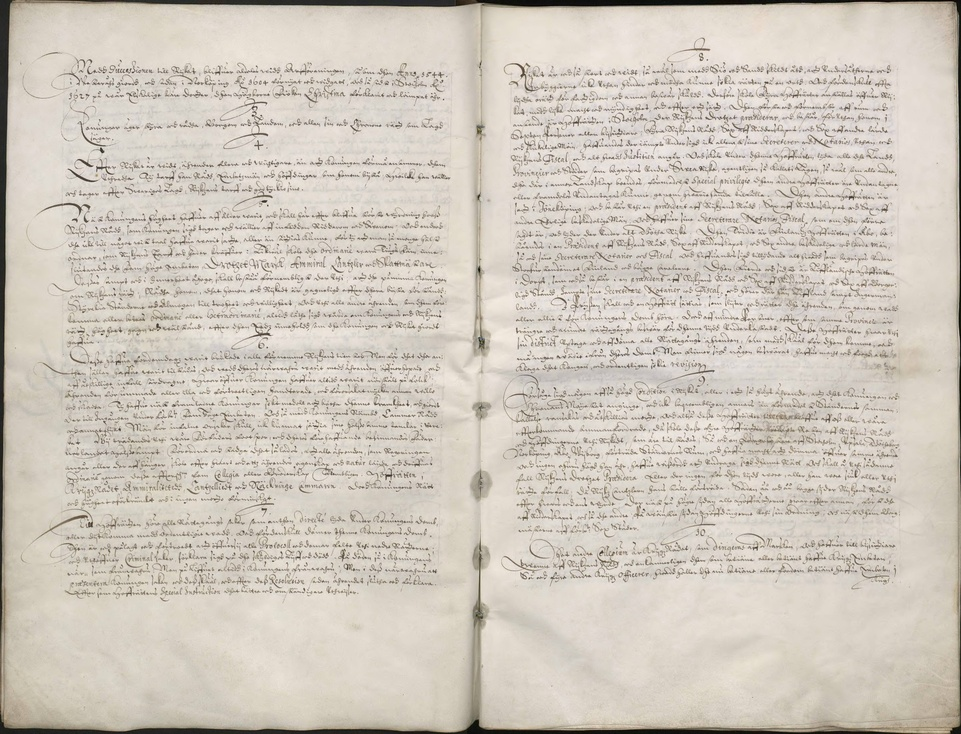
#> input picture data/test/1634_rs_regeringsform__R0001323_00005__d0688e88fe35.jpg, 961 x 734 px, shrunk from 6660 x 5085 before the run
$ python -i imgproc.py   (imports and definitions only)
#> lines starting #> are read from the running program, lines starting #| are printed output that depends on the picture; after the words box and inside, x2 and y2 are one past the last pixel; in counts of white or black regions, pixels touching at a corner belong together
### src/htrflow/src/htrflow/__init__.py
from collections import Counter
from importlib.metadata import PackageNotFoundError, metadata
from typing import Counter, Dict, List, Optional

import htrflow


def _package_metadata_as_dict(package_name: str, exclude_keys: Optional[List[str]] = None) -> Dict:
    """Get package metadata and return it as a dict, excluding specified keys."""
#> further down, picture is the input picture: shape (734, 961, 3); mean B, G, R 189.8, 200.2, 207.9
    if exclude_keys is None:
        exclude_keys = []
    try:
        meta_data = metadata(package_name)

    except PackageNotFoundError:
        return {
            "Version": "unknown",
            "Author": "unknown",
            "Summary": "unknown",
            "Name": package_name,
        }

    filtered_metadata = {}
    keys_counter: Counter[str] = Counter(meta_data.keys())

    for key in keys_counter:
        if key in exclude_keys:
            continue

        values = meta_data.get_all(key) if keys_counter[key] > 1 else meta_data[key]

        if key == "Project-URL" and keys_counter[key] > 1:
            filtered_metadata[key] = {k.strip(): v.strip() for k, v in (entry.split(", ", 1) for entry in values)}
        else:
            filtered_metadata[key] = values

    return filtered_metadata


meta = _package_metadata_as_dict(
    htrflow.__package__,
    exclude_keys=[
        "Classifier",
        "Readme",
        "Description",
        "Description-Content-Type",
        "License",
    ],
)

### src/htrflow/src/htrflow/utils/imgproc.py
"""
Image processing utilities
"""

import logging
import re
from typing import Any, TypeAlias

import cv2
import numpy as np
import numpy.typing as npt
import requests

from htrflow.utils.geometry import Bbox, Mask, Polygon, polygon2mask


NumpyImage: TypeAlias = np.ndarray  # TODO make non-generic
logger = logging.getLogger(__name__)


import numpy as np

# [137 lines left out: functions crop, crop_chatgpt, mask, polygon_mask, resize, rescale and 1 more, not called in this run]


def binarize(image: npt.NDArray[Any]) -> npt.NDArray[Any]:
    """Binarize image"""
    img_gray = cv2.cvtColor(image, cv2.COLOR_BGR2GRAY)
    dst = cv2.fastNlMeansDenoising(img_gray, h=31, templateWindowSize=7, searchWindowSize=21)
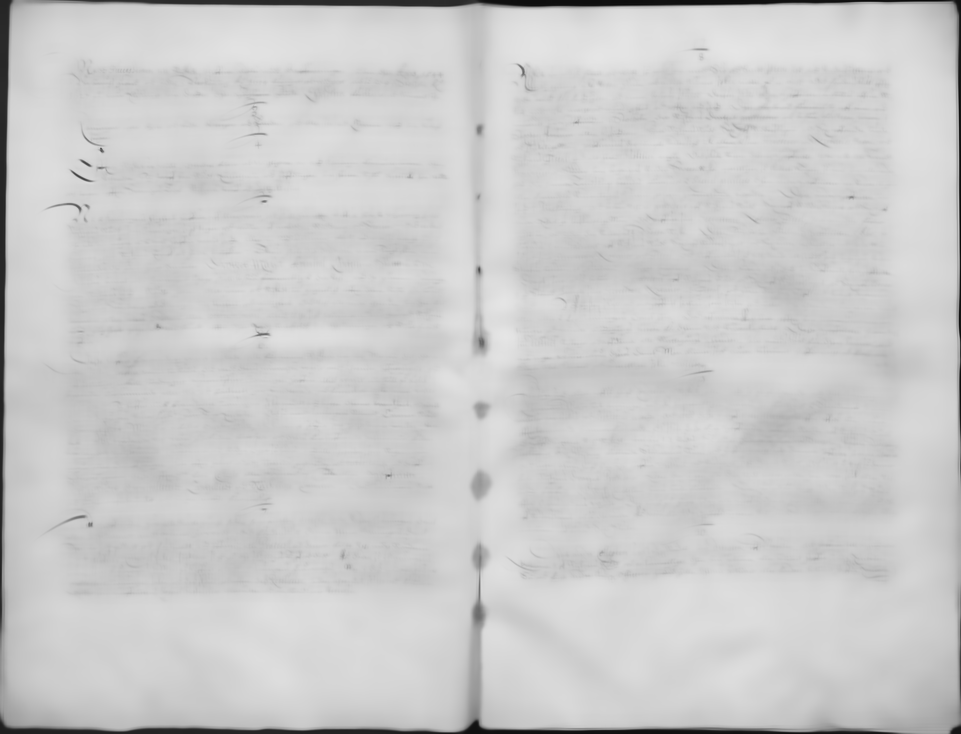
#> dst: shape (734, 961); min 9, max 229, mean 203
    img_gray = cv2.medianBlur(dst, 3).astype("uint8")
    threshold = cv2.adaptiveThreshold(img_gray, 255, cv2.ADAPTIVE_THRESH_GAUSSIAN_C, cv2.THRESH_BINARY, 11, 2)
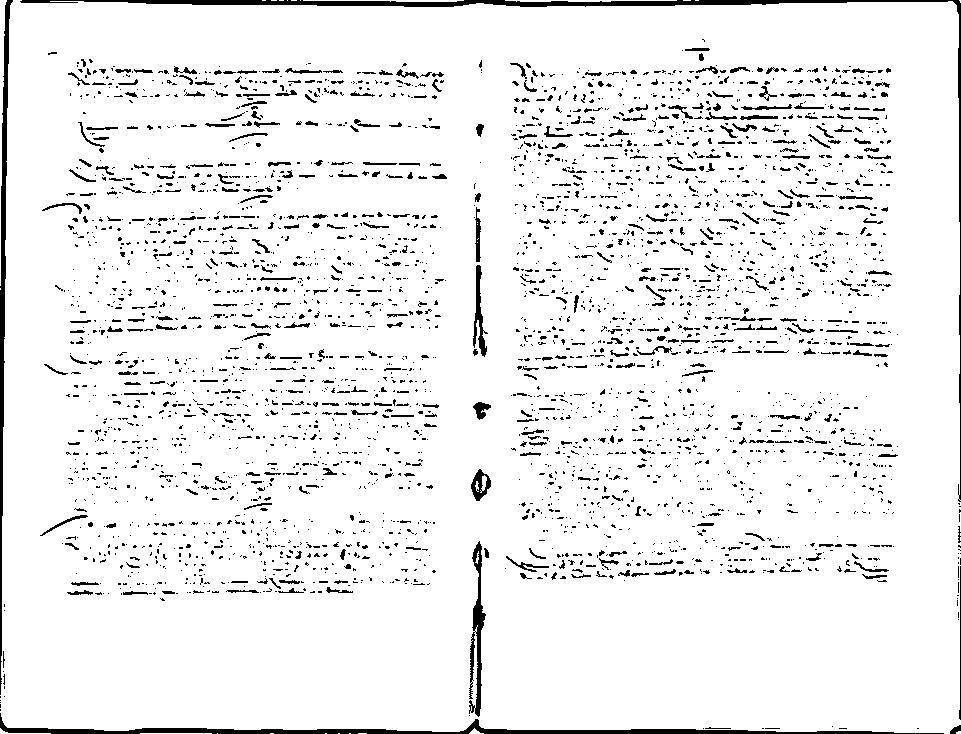
#> threshold: shape (734, 961); 93.4% white; 3390 black regions (2896 under 20 px), largest, box (x1, y1, x2, y2) and area: (20, 0, 961, 502) 4552, (0, 713, 944, 734) 3723, (0, 0, 13, 695) 2558
    return cv2.cvtColor(threshold, cv2.COLOR_GRAY2BGR)


# [32 lines left out: function pad_image, not called in this run]


def is_http_url(string: str) -> bool:
    """Check if the string is a valid HTTP URL."""
    return re.match(r"^https?://", string, re.IGNORECASE) is not None


# [53 lines left out: functions _is_valid_url, read, write, not called in this run]


class ImageImportError(RuntimeError):
    pass

>>> import cv2
>>> picture = cv2.imread('../../../../../data/test/1634_rs_regeringsform__R0001323_00005__d0688e88fe35.jpg')
>>> result = binarize(picture)
